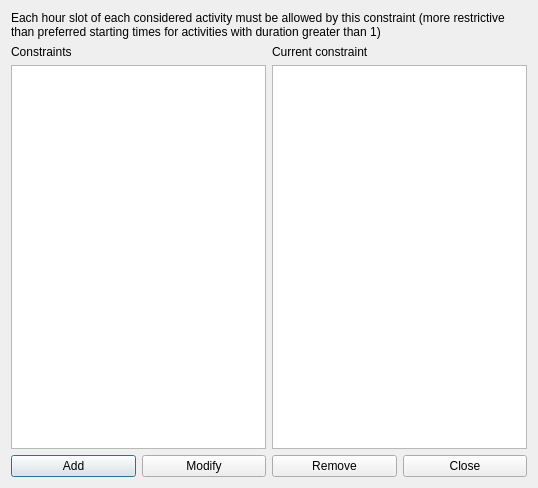
<?xml version="1.0" encoding="UTF-8"?>
<ui version="4.0">
 <class>ConstraintActivitiesPreferredTimeSlotsForm_template</class>
 <widget class="QDialog" name="ConstraintActivitiesPreferredTimeSlotsForm_template">
  <property name="geometry">
   <rect>
    <x>0</x>
    <y>0</y>
    <width>538</width>
    <height>488</height>
   </rect>
  </property>
  <property name="windowTitle">
   <string extracomment="This is the title of the dialog to see the list of all constraints of this type">Constraints activities preferred time slots</string>
  </property>
  <layout class="QGridLayout" name="gridLayout">
   <item row="0" column="0" colspan="2">
    <widget class="QLabel" name="instructionsTextLabel_2">
     <property name="sizePolicy">
      <sizepolicy hsizetype="Minimum" vsizetype="Minimum">
       <horstretch>0</horstretch>
       <verstretch>0</verstretch>
      </sizepolicy>
     </property>
     <property name="text">
      <string>Each hour slot of each considered activity must be allowed by this constraint (more restrictive than preferred starting times for activities with duration greater than 1)</string>
     </property>
     <property name="wordWrap">
      <bool>true</bool>
     </property>
    </widget>
   </item>
   <item row="1" column="0">
    <layout class="QVBoxLayout" name="verticalLayout">
     <item>
      <widget class="QLabel" name="constraintsTextLabel">
       <property name="frameShape">
        <enum>QFrame::NoFrame</enum>
       </property>
       <property name="frameShadow">
        <enum>QFrame::Plain</enum>
       </property>
       <property name="text">
        <string>Constraints</string>
       </property>
       <property name="wordWrap">
        <bool>false</bool>
       </property>
      </widget>
     </item>
     <item>
      <widget class="QListWidget" name="constraintsListWidget"/>
     </item>
    </layout>
   </item>
   <item row="1" column="1">
    <layout class="QVBoxLayout" name="verticalLayout_2">
     <item>
      <widget class="QLabel" name="currentConstraintTextLabel">
       <property name="text">
        <string>Current constraint</string>
       </property>
       <property name="wordWrap">
        <bool>false</bool>
       </property>
      </widget>
     </item>
     <item>
      <widget class="QPlainTextEdit" name="currentConstraintTextEdit"/>
     </item>
    </layout>
   </item>
   <item row="2" column="0" colspan="2">
    <layout class="QHBoxLayout" name="horizontalLayout">
     <item>
      <widget class="QPushButton" name="addConstraintPushButton">
       <property name="text">
        <string>Add</string>
       </property>
      </widget>
     </item>
     <item>
      <widget class="QPushButton" name="modifyConstraintPushButton">
       <property name="text">
        <string>Modify</string>
       </property>
      </widget>
     </item>
     <item>
      <widget class="QPushButton" name="removeConstraintPushButton">
       <property name="text">
        <string>Remove</string>
       </property>
      </widget>
     </item>
     <item>
      <widget class="QPushButton" name="closePushButton">
       <property name="text">
        <string>Close</string>
       </property>
      </widget>
     </item>
    </layout>
   </item>
  </layout>
 </widget>
 <layoutdefault spacing="6" margin="11"/>
 <resources/>
 <connections/>
</ui>
